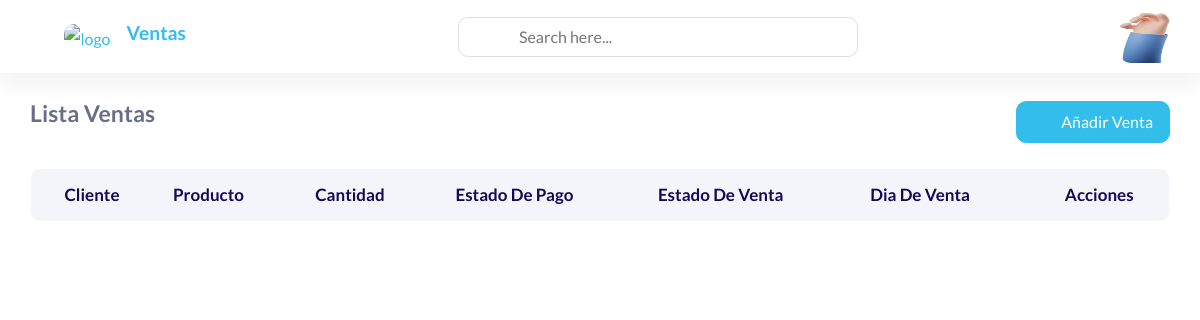
Page /sales/list/ on the earlier database version.
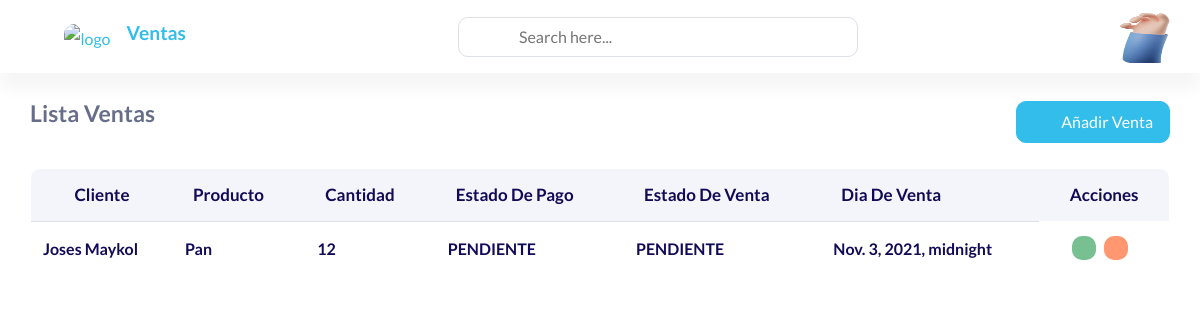
Same page on the later database version.
### sales/models.py (models this page shows)
class Venta(models.Model):
    class PaymentStatus(models.TextChoices):
        pending = 'PENDIENTE', 'Pendiente'
        defeated = 'VENCIDO' , 'Vencido'
        paid =  'PAGADO' , 'Pagado'
    class SaleStatus(models.TextChoices):
        completed = 'COMPLETADO' , 'Completado'
        pending =  'PENDIENTE' , 'Pendiente'
    customer = models.OneToOneField(Cliente, on_delete= models.SET_DEFAULT, default= None, verbose_name= 'Cliente')
    product = models.OneToOneField(Producto, on_delete= models.SET_DEFAULT, default= None, verbose_name= 'Producto')
    amount = models.PositiveIntegerField(verbose_name= 'Cantidad')
    payment_status = models.CharField(max_length= 50,choices= PaymentStatus.choices, verbose_name= 'Estado de pago')
    sale_status = models.CharField(max_length= 50,choices= SaleStatus.choices, verbose_name= 'Estado de venta')
    sale_date = models.DateTimeField(verbose_name= 'Fecha de venta')
    class Meta:
        verbose_name = 'Venta'
        verbose_name_plural = 'Ventas'

### customers/models.py (models this page shows)
class Cliente(models.Model):
    RUC = models.CharField(max_length= 12,verbose_name='RUC')
    DNI = models.CharField(max_length= 8,verbose_name= "DNI")
    name = models.CharField(max_length= 50,verbose_name='Nombre de cliente')
    adress = models.CharField(max_length= 50,verbose_name='Direccion')
    city = models.CharField(max_length= 50,verbose_name= 'Ciudad')
    phone_number = models.CharField(max_length= 9,verbose_name= 'Numero de telefono')
    email = models.EmailField(verbose_name='Email')
    site_web = models.URLField(verbose_name= 'Sitio web', blank= True)
    class Meta:
        verbose_name = 'Cliente'
        verbose_name_plural = 'Clientes'
    def __str__(self):
        return self.name

### products/models.py (models this page shows)
class Producto(models.Model):
    name = models.CharField(max_length= 100, verbose_name= 'Nombre del producto')
    price = models.DecimalField(decimal_places= 2, max_digits= 10 ,verbose_name='Precio')
    cost = models.DecimalField(decimal_places= 2, max_digits= 10 ,verbose_name= 'Coste')
    image =  models.ImageField(upload_to= 'img/productos', null = True, blank = True, verbose_name= 'Imagen')
    description = models.TextField(max_length=100, verbose_name= 'Descripcion')
    class Meta:
        verbose_name = 'Producto'
        verbose_name_plural = 'Productos'
    def __str__(self):
        return self.name

### sales/views.py (the view)
# urls.py: path('list/', views.VentaListView.as_view(), name='list_sale'),
class VentaListView(ListView):
    model = Venta
    template_name = "list_sale.html"

### sales/templates/list_sale.html (shortened to what this page needs)
{% extends 'index.html' %}
{% block content %}
      <div class="content-page">
<div class="container-fluid">
  <div class="row">
      <div class="col-lg-12">
          <div class="d-flex flex-wrap flex-wrap align-items-center justify-content-between mb-4">
              <div>
                  <h4 class="mb-3">Lista Ventas</h4>
              </div>
              <a href="{% url 'create_sale' %}" class="btn btn-primary add-list"><i class="las la-plus mr-3"></i>Añadir Venta</a>
          </div>
      </div>
      <div class="col-lg-12">
          <div class="table-responsive rounded mb-3">
          <table class="data-tables table mb-0 tbl-server-info">
              <thead class="bg-white text-uppercase">
                  <tr class="ligth ligth-data">
                      <th>Cliente</th>
                      <th>Producto</th>
                      <th>Cantidad</th>
                      <th>Estado de pago</th>
                      <th>Estado de venta</th>
                      <th>Dia de venta</th>
                      <th>Acciones</th>
                  </tr>
              </thead>
              <tbody class="ligth-body">
                {% for sale  in object_list %}
                  <tr>
                        <th>{{sale.customer}}</th>
                        <th>{{sale.product}}</th>
                        <th>{{sale.amount}}</th>
                        <th>{{sale.payment_status}}</th>
                        <th>{{sale.sale_status}}</th>
                        <th>{{sale.sale_date}}</th>
                      <td>
                          <div class="d-flex align-items-center list-action">
                              <a class="badge bg-success mr-2" data-toggle="tooltip" data-placement="top" title="" data-original-title="Edit"
                                  href="{% url 'update_sale' sale.id %}"><i class="ri-pencil-line mr-0"></i></a>
                              <a class="badge bg-warning mr-2" data-toggle="tooltip" data-placement="top" title="" data-original-title="Delete"
                                  href="{% url 'delete_sale' sale.id %}"><i class="ri-delete-bin-line mr-0"></i></a>
                          </div>
                      </td>
                  </tr>
                  {% endfor %}
              </tbody>
          </table>
          </div>
      </div>
  </div>
</div>
</div>
</div>
{% endblock content %}

### templates/index.html (shortened to what this page needs)
{% load static %}
<!doctype html>
<html lang="en">
  <head>
      <link rel="stylesheet" href="{% static 'css/backend-plugin.min.css' %}">
      <link rel="stylesheet" href="{% static 'css/backend.css' %}">
      <link rel="stylesheet" href="{% static 'vendor/@fortawesome/fontawesome-free/css/all.min.css' %}">
      <link rel="stylesheet" href="{% static 'vendor/line-awesome/dist/line-awesome/css/line-awesome.min.css' %}">
      <link rel="stylesheet" href="{% static 'vendor/remixicon/fonts/remixicon.css' %}">
    </head>
  <body class="  ">
    <div class="wrapper">
    {% include 'nav-bar.html' %}
    {% block content %}
    {% endblock content %}
  </body>
</html>

### templates/nav-bar.html (shortened to what this page needs)
{% load static %}
{% block content %}
          <div class="iq-top-navbar">
    <div class="iq-navbar-custom">
        <nav class="navbar navbar-expand-lg navbar-light p-0">
            <div class="iq-navbar-logo d-flex align-items-center justify-content-between">
                <i class="ri-menu-line wrapper-menu"></i>
                <a href="../backend/index.html" class="header-logo">
                    <img src="{% static 'images/logo.png' %}" class="img-fluid rounded-normal" alt="logo">
                    <h5 class="logo-title ml-3">Ventas</h5>
                </a>
            </div>
            <div class="iq-search-bar device-search">
                <form action="#" class="searchbox">
                    <a class="search-link" href="#"><i class="ri-search-line"></i></a>
                    <input type="text" class="text search-input" placeholder="Search here...">
                </form>
            </div>
            <div class="d-flex align-items-center">
                <div class="collapse navbar-collapse" id="navbarSupportedContent">
                    <ul class="navbar-nav ml-auto navbar-list align-items-center">
                        <li class="nav-item nav-icon dropdown caption-content">
                            <a href="#" class="search-toggle dropdown-toggle" id="dropdownMenuButton4"
                                data-toggle="dropdown" aria-haspopup="true" aria-expanded="false">
                                <img src="{% static 'images/user/1.png' %}" class="img-fluid rounded" alt="user">
                            </a>
                        </li>
                    </ul>
                </div>
            </div>
        </nav>
    </div>
</div>
{% endblock content %}

Differences in the rows shown:
added Venta: customer "Joses Maykol", product "Pan", amount "12", payment_status "PENDIENTE", sale_status "PENDIENTE", sale_date "Nov. 3, 2021, midnight"
